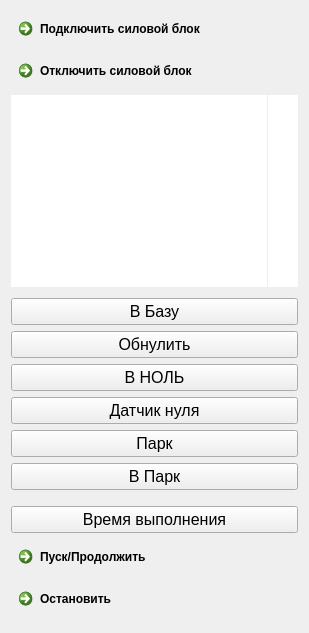
         <widget class="QFrame" name="actionsFrame">
          <property name="sizePolicy">
           <sizepolicy hsizetype="Preferred" vsizetype="Preferred">
            <horstretch>1</horstretch>
            <verstretch>0</verstretch>
           </sizepolicy>
          </property>
          <property name="frameShape">
           <enum>QFrame::NoFrame</enum>
          </property>
          <property name="frameShadow">
           <enum>QFrame::Plain</enum>
          </property>
          <layout class="QVBoxLayout" name="verticalLayout_10">
           <item>
            <widget class="QCommandLinkButton" name="connectCommandLinkButton">
             <property name="text">
              <string>Подключить силовой блок</string>
             </property>
            </widget>
           </item>
           <item>
            <widget class="QCommandLinkButton" name="disconnectCommandLinkButton">
             <property name="text">
              <string>Отключить силовой блок</string>
             </property>
            </widget>
           </item>
           <item>
            <widget class="QFrame" name="devicesFrame">
             <property name="frameShape">
              <enum>QFrame::NoFrame</enum>
             </property>
             <property name="frameShadow">
              <enum>QFrame::Raised</enum>
             </property>
             <layout class="QHBoxLayout" name="horizontalLayout_5">
              <property name="spacing">
               <number>1</number>
              </property>
              <property name="leftMargin">
               <number>0</number>
              </property>
              <property name="topMargin">
               <number>0</number>
              </property>
              <property name="rightMargin">
               <number>0</number>
              </property>
              <property name="bottomMargin">
               <number>0</number>
              </property>
              <item>
               <widget class="QListWidget" name="devicesButtonsListWidget">
                <property name="font">
                 <font>
                  <pointsize>14</pointsize>
                 </font>
                </property>
                <property name="frameShape">
                 <enum>QFrame::NoFrame</enum>
                </property>
                <property name="editTriggers">
                 <set>QAbstractItemView::DoubleClicked</set>
                </property>
                <property name="alternatingRowColors">
                 <bool>true</bool>
                </property>
               </widget>
              </item>
              <item>
               <widget class="QListWidget" name="devicesLedsListWidget">
                <property name="sizePolicy">
                 <sizepolicy hsizetype="Fixed" vsizetype="Expanding">
                  <horstretch>0</horstretch>
                  <verstretch>0</verstretch>
                 </sizepolicy>
                </property>
                <property name="maximumSize">
                 <size>
                  <width>30</width>
                  <height>16777215</height>
                 </size>
                </property>
                <property name="frameShape">
                 <enum>QFrame::NoFrame</enum>
                </property>
                <property name="editTriggers">
                 <set>QAbstractItemView::NoEditTriggers</set>
                </property>
                <property name="selectionMode">
                 <enum>QAbstractItemView::NoSelection</enum>
                </property>
                <property name="viewMode">
                 <enum>QListView::ListMode</enum>
                </property>
               </widget>
              </item>
             </layout>
            </widget>
           </item>
           <item>
            <widget class="QFrame" name="controlButtonsFrame">
             <property name="sizePolicy">
              <sizepolicy hsizetype="Preferred" vsizetype="Preferred">
               <horstretch>0</horstretch>
               <verstretch>6</verstretch>
              </sizepolicy>
             </property>
             <property name="frameShape">
              <enum>QFrame::NoFrame</enum>
             </property>
             <property name="frameShadow">
              <enum>QFrame::Raised</enum>
             </property>
             <layout class="QVBoxLayout" name="verticalLayout_7">
              <property name="leftMargin">
               <number>0</number>
              </property>
              <property name="topMargin">
               <number>5</number>
              </property>
              <property name="rightMargin">
               <number>0</number>
              </property>
              <property name="bottomMargin">
               <number>5</number>
              </property>
              <item>
               <widget class="QPushButton" name="toBasePushButton">
                <property name="sizePolicy">
                 <sizepolicy hsizetype="Minimum" vsizetype="Preferred">
                  <horstretch>0</horstretch>
                  <verstretch>0</verstretch>
                 </sizepolicy>
                </property>
                <property name="font">
                 <font>
                  <pointsize>12</pointsize>
                 </font>
                </property>
                <property name="text">
                 <string>В Базу</string>
                </property>
                <property name="shortcut">
                 <string>F9</string>
                </property>
                <property name="autoDefault">
                 <bool>false</bool>
                </property>
                <property name="flat">
                 <bool>false</bool>
                </property>
               </widget>
              </item>
              <item>
               <widget class="QPushButton" name="zeroPushButton">
                <property name="sizePolicy">
                 <sizepolicy hsizetype="Minimum" vsizetype="Preferred">
                  <horstretch>0</horstretch>
                  <verstretch>0</verstretch>
                 </sizepolicy>
                </property>
                <property name="font">
                 <font>
                  <pointsize>12</pointsize>
                 </font>
                </property>
                <property name="text">
                 <string>Обнулить</string>
                </property>
                <property name="shortcut">
                 <string>0</string>
                </property>
               </widget>
              </item>
              <item>
               <widget class="QPushButton" name="toZeroPushButton">
                <property name="sizePolicy">
                 <sizepolicy hsizetype="Minimum" vsizetype="Preferred">
                  <horstretch>0</horstretch>
                  <verstretch>0</verstretch>
                 </sizepolicy>
                </property>
                <property name="font">
                 <font>
                  <pointsize>12</pointsize>
                 </font>
                </property>
                <property name="text">
                 <string>В НОЛЬ</string>
                </property>
                <property name="shortcut">
                 <string>F5</string>
                </property>
               </widget>
              </item>
              <item>
               <widget class="QPushButton" name="zeroSensorPushButton">
                <property name="sizePolicy">
                 <sizepolicy hsizetype="Minimum" vsizetype="Preferred">
                  <horstretch>0</horstretch>
                  <verstretch>0</verstretch>
                 </sizepolicy>
                </property>
                <property name="font">
                 <font>
                  <pointsize>12</pointsize>
                 </font>
                </property>
                <property name="text">
                 <string>Датчик нуля</string>
                </property>
                <property name="shortcut">
                 <string>R</string>
                </property>
               </widget>
              </item>
              <item>
               <widget class="QPushButton" name="parkPushButton">
                <property name="sizePolicy">
                 <sizepolicy hsizetype="Minimum" vsizetype="Preferred">
                  <horstretch>0</horstretch>
                  <verstretch>0</verstretch>
                 </sizepolicy>
                </property>
                <property name="font">
                 <font>
                  <pointsize>12</pointsize>
                 </font>
                </property>
                <property name="text">
                 <string>Парк</string>
                </property>
                <property name="shortcut">
                 <string>F6</string>
                </property>
               </widget>
              </item>
              <item>
               <widget class="QPushButton" name="toParkPushButton">
                <property name="sizePolicy">
                 <sizepolicy hsizetype="Minimum" vsizetype="Preferred">
                  <horstretch>0</horstretch>
                  <verstretch>0</verstretch>
                 </sizepolicy>
                </property>
                <property name="font">
                 <font>
                  <pointsize>12</pointsize>
                 </font>
                </property>
                <property name="text">
                 <string>В Парк</string>
                </property>
                <property name="shortcut">
                 <string>F7</string>
                </property>
               </widget>
              </item>
             </layout>
            </widget>
           </item>
           <item>
            <widget class="QFrame" name="runFrame">
             <property name="sizePolicy">
              <sizepolicy hsizetype="Preferred" vsizetype="Preferred">
               <horstretch>0</horstretch>
               <verstretch>3</verstretch>
              </sizepolicy>
             </property>
             <property name="frameShape">
              <enum>QFrame::NoFrame</enum>
             </property>
             <property name="frameShadow">
              <enum>QFrame::Raised</enum>
             </property>
             <layout class="QVBoxLayout" name="verticalLayout_8">
              <property name="leftMargin">
               <number>0</number>
              </property>
              <property name="topMargin">
               <number>5</number>
              </property>
              <property name="rightMargin">
               <number>0</number>
              </property>
              <property name="bottomMargin">
               <number>5</number>
              </property>
              <item>
               <widget class="QPushButton" name="timerPushButton">
                <property name="sizePolicy">
                 <sizepolicy hsizetype="Minimum" vsizetype="Preferred">
                  <horstretch>0</horstretch>
                  <verstretch>0</verstretch>
                 </sizepolicy>
                </property>
                <property name="font">
                 <font>
                  <pointsize>12</pointsize>
                 </font>
                </property>
                <property name="text">
                 <string>Время выполнения</string>
                </property>
                <property name="shortcut">
                 <string>F11</string>
                </property>
               </widget>
              </item>
              <item>
               <widget class="QCommandLinkButton" name="runCommandLinkButton">
                <property name="text">
                 <string>Пуск/Продолжить</string>
                </property>
                <property name="iconSize">
                 <size>
                  <width>20</width>
                  <height>20</height>
                 </size>
                </property>
                <property name="shortcut">
                 <string>F10</string>
                </property>
                <property name="checkable">
                 <bool>false</bool>
                </property>
               </widget>
              </item>
              <item>
               <widget class="QCommandLinkButton" name="stopCommandLinkButton">
                <property name="text">
                 <string>Остановить</string>
                </property>
                <property name="shortcut">
                 <string>Space</string>
                </property>
               </widget>
              </item>
             </layout>
            </widget>
           </item>
          </layout>
         </widget>
